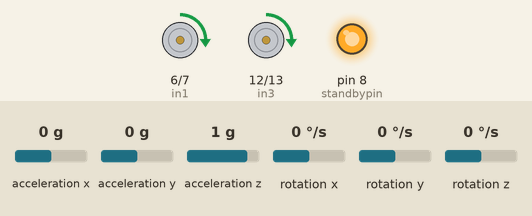
Recording of a program running on a simulated Arduino Uno, built with avr-gcc and run on an emulated ATmega328P. Shown: motor-driver pin pairs drawn as motors (green arrow = first pin HIGH = forward, orange = second pin HIGH = backward, longer = more drive, scaled by the enable pin, stopped while the standby pin is LOW), output pins drawn as LEDs (lit = HIGH). Inputs (shaded band) come from the test bench; at power-on: acceleration y 0 g, acceleration x 0 g, acceleration z 1 g, rotation x 0 °/s, rotation y 0 °/s, rotation z 0 °/s.

Above: at 4.2 s.
4.3 s: acceleration y set to -1.4 g
At 4.6 s:
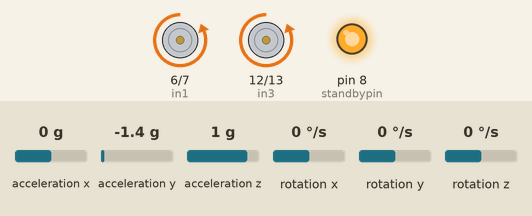
5.8 s: acceleration y set to 0 g
At 7.0 s:
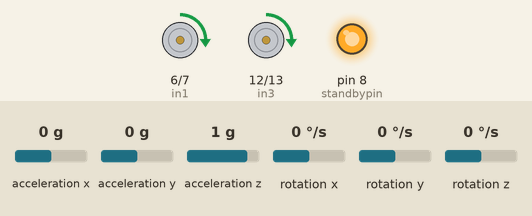
7.3 s: acceleration y set to 0.8 g
At 8.1 s:
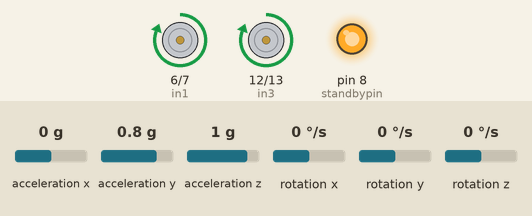
8.8 s: acceleration y set to -0.1 g
At 9.3 s:
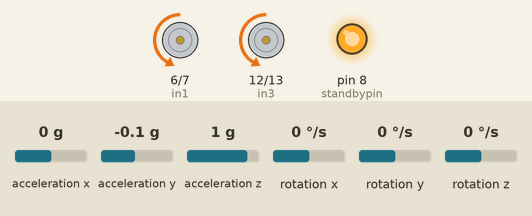
10.3 s: acceleration x set to -1.4 g
At 11.5 s:
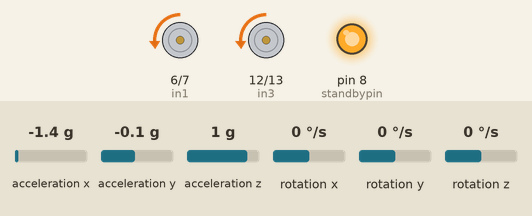
11.8 s: acceleration y set to -0.8 g
At 12.8 s:
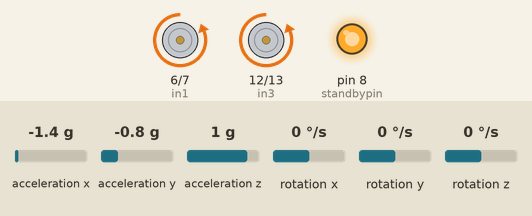
Timing chart, 0 to 14.3 s (numbered marks = the images above; inputs shaded):
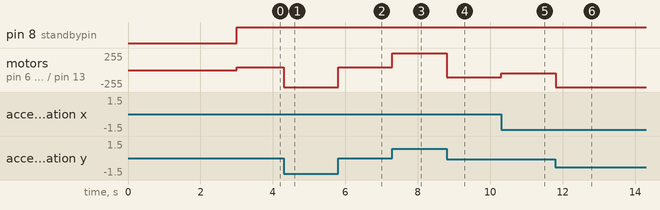

The program:

main.cpp
```cpp
#include <Arduino.h>
#include <MPU6050_tockn.h>
#include <Wire.h>

// Initialize MPU6050 object with Wire library
MPU6050 mpu6050(Wire);

// Motor control pins
#define enA 9   // Enable pin for motor A (PWM speed control)
#define in1 6   // Direction control pin for motor A
#define in2 7   // Direction control pin for motor A

#define enB 10  // Enable pin for motor B (PWM speed control)
#define in3 12  // Direction control pin for motor B
#define in4 13  // Direction control pin for motor B

// Motor A encoder pins (optional, for feedback control)
#define m1a 4
#define m2a 2

#define standbypin 8  // Standby control pin for the motor driver

#define margin 0.1  // Small tolerance margin for error

// PID Controller variables
float setPoint = -1.58; // Target pitch angle, specific to the robot's balance point
float error, angleZ, currentTime, elapsedTime, previousTime;
float lastError, rateError, cumError;
float output = 0;  // Output from PID calculation
float Kp = 26.0 ;  // Proportional gain, tuned for this robot
float Kd = 0.005;  // Derivative gain, for rate of error change
float Ki = 0.0001; // Integral gain, for cumulative error correction

float lastpitch = 0;  // Last pitch angle
float iTerm;          // Integral term in PID

// Function declarations
void MotorDriver(int PIDValue);  // Controls motor speed and direction
int PID();                       // Calculates the PID output

void setup() {
  // Motor and standby pin setup
  pinMode(standbypin, OUTPUT);
  pinMode(enA, OUTPUT);
  pinMode(enB, OUTPUT);
  pinMode(in1, OUTPUT);
  pinMode(in2, OUTPUT);
  pinMode(in3, OUTPUT);
  pinMode(in4, OUTPUT);

  // Initialize serial communication and MPU6050 sensor
  Serial.begin(9600);
  Wire.begin();
  mpu6050.begin();
  mpu6050.calcGyroOffsets(false,0,0); // Optional: calibrates gyro offsets
}

void loop() {
  digitalWrite(standbypin, HIGH);  // Enable motor driver
  mpu6050.update();                // Update MPU6050 sensor values
  MotorDriver(PID());              // Drive motors based on PID output
}

void MotorDriver(int PIDValue) {
  // If PIDValue is positive, move motors forward
  if (PIDValue >= 0) {
    digitalWrite(in1, LOW);
    digitalWrite(in2, HIGH);
    analogWrite(enA, PIDValue);  // Set motor A speed

    digitalWrite(in3, LOW);
    digitalWrite(in4, HIGH);
    analogWrite(enB, PIDValue);  // Set motor B speed
  }
  else { // If PIDValue is negative, move motors backward
    digitalWrite(in1, HIGH);
    digitalWrite(in2, LOW);
    analogWrite(enA, -PIDValue); // Set motor A speed (absolute value)

    digitalWrite(in3, HIGH);
    digitalWrite(in4, LOW);
    analogWrite(enB, -PIDValue); // Set motor B speed (absolute value)
  }
}

int PID() {
  currentTime = millis(); // Current time in milliseconds
  elapsedTime = (double)(currentTime - previousTime) / 1000; // Elapsed time in seconds

  float pitch = mpu6050.getAngleX(); // Get current pitch angle from sensor

  error = setPoint - pitch; // Calculate error between target and current angle
  if (abs(error) <= margin) error = 0; // Ignore small errors within the margin

  cumError += error * elapsedTime; // Accumulate error over time
  rateError = (error - lastError) / elapsedTime; // Calculate rate of error change

  // PID formula
  output = 0 + Kp * error + Ki * cumError + Kd * rateError;

  lastError = error;        // Store current error for next cycle
  previousTime = currentTime; // Update previous time

  // Limit output to max PWM values (0-255)
  if (output > 255) output = 255;
  else if (output < -255) output = -255;

  return int(output); // Return PID output as an integer
}
```

Measured:
- after the input at 4.3 s, motor on pin 6 (in1) / pin 7 (in2), motor on pin 12 (in3) / pin 13 (in4): forward 41/255 → backward 255/255 at once
- after the input at 5.8 s, motor on pin 6 (in1) / pin 7 (in2), motor on pin 12 (in3) / pin 13 (in4): backward 255/255 → forward 41/255 at once
- after the input at 7.3 s, motor on pin 6 (in1) / pin 7 (in2), motor on pin 12 (in3) / pin 13 (in4): forward 41/255 → forward 255/255 at once
- after the input at 8.8 s, motor on pin 6 (in1) / pin 7 (in2), motor on pin 12 (in3) / pin 13 (in4): forward 255/255 → backward 107/255 at once
- after the input at 10.3 s, motor on pin 6 (in1) / pin 7 (in2), motor on pin 12 (in3) / pin 13 (in4): backward 107/255 → backward 45/255 at once
- after the input at 11.8 s, motor on pin 6 (in1) / pin 7 (in2), motor on pin 12 (in3) / pin 13 (in4): backward 45/255 → backward 255/255 at once
